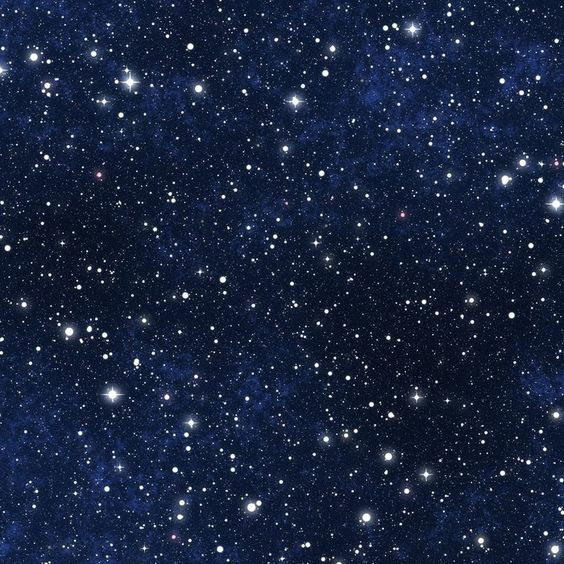
#> input picture Simple.png, 564 x 564 px
$ python CountStar.py
#> lines starting #> are read from the running program, lines starting #| are printed output that depends on the picture
import cv2

# Xác định các vùng thuộc cùng 1 ngôi sao
def partOfStar(check: list, matrix: list, row: int, col: int):
    index = []
    for i in range(-1,2):
        r = row + i
        if r >= 0 and r < len(matrix):
            for j in range(-1,2):
                c = col + j
                if c >= 0 and c < len(matrix[0]):
                    if i != 0 or j!= 0:
                        if matrix[r][c] and check[r][c]:
                            index.append([r, c])
                        check[r][c] = False
    return index

# Đếm số ngôi sao
def countStar(matrix: list):
    m = len(matrix)
    n = len(matrix[0])
    count = 0
    check = [[True for _ in range(n)] for _ in range(m)]
    for row in range(m):
        for col in range(n):
            if matrix[row][col] and check[row][col]:
                count += 1
                index = partOfStar(check, matrix , row, col)
                for k in index:
                    r, c = map(int, k)
                    index.extend(partOfStar(check, matrix, r, c))
            check[row][col] = False
    return count

# Mã hóa ảnh [0-255] về dạng và chuyển ảnh [0-1] ảnh nhị phân
def convertToBinaryPicture(rbgPicPath: str = ..., binaryPicPath: str = ...):
#> called with rbgPicPath = 'Simple.png', binaryPicPath = 'Star.png'
    img = cv2.imread(rbgPicPath, 2)
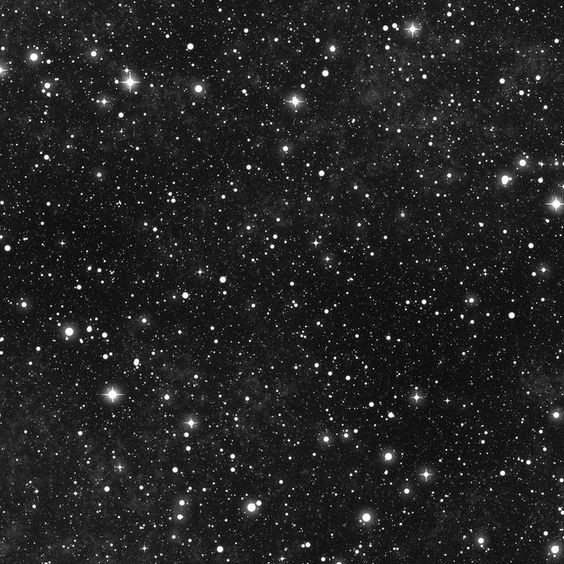
#> img: shape (564, 564); min 0, max 255, mean 35.2
    ret, star = cv2.threshold(img,127,255,cv2.THRESH_BINARY)
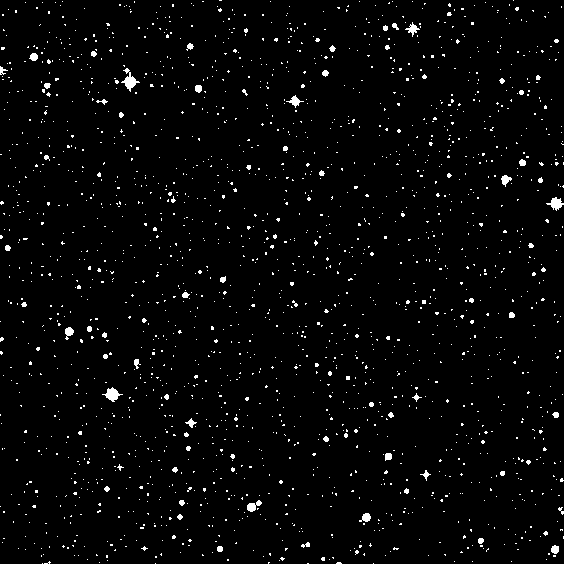
#> star: shape (564, 564); 2.5% white in thin lines or dots
    cv2.imwrite(binaryPicPath, star)
    return binaryPicPath

# Chuyển ảnh về về dạng ma trận 0-1
def convetToBinaryMatrix(pathname: str =...):
#> called with pathname = 'Star.png'
    img = cv2.imread(pathname)
#> img: shape (564, 564, 3); 2.5% white in thin lines or dots
    matrix = []
    for i in img:
        star =[]
        for j in i:
            if str(j) == "[255 255 255]": # Màu trắng tương đương với ngôi sao
                star.append(1)
            else: # Màu đen tương đương với 1 phần của bàu trời
                star.append(0)
        matrix.append(star)
#> after the loop, matrix = 564 items
    return matrix

if __name__ =="__main__":
    pathname = "Simple.png" # Đường link ảnh bầu trời sao
    binarypath = "Star.png" # Nơi muốn lưu bức ảnh bầu trời sao

    # B1 Mã hóa ảnh màu [0-255] về ảnh nhị phân
    star = convertToBinaryPicture(pathname, binarypath)

    # B2 Chuyển ảnh về dạng ma trận có các giá trị 0-1
    matrix = convetToBinaryMatrix(star)
#> matrix = 564 items

    # B3 Đếm số ngôi sao trong bức ảnh
    print("Star in picture:",countStar(matrix))
#> in countStar, `m = len(matrix)`: m = 564
#> after the loop in countStar, `for row in range(m):`: check = 564 items; count = 1951
#| Star in picture: 1951
